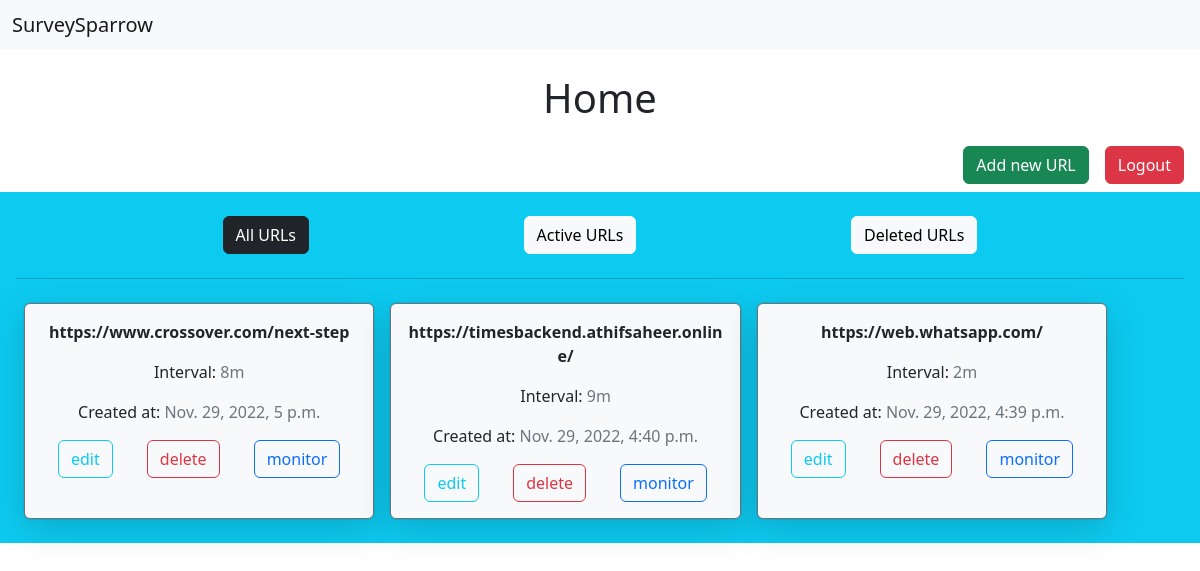
The page / (signed in) on the database as committed earlier.
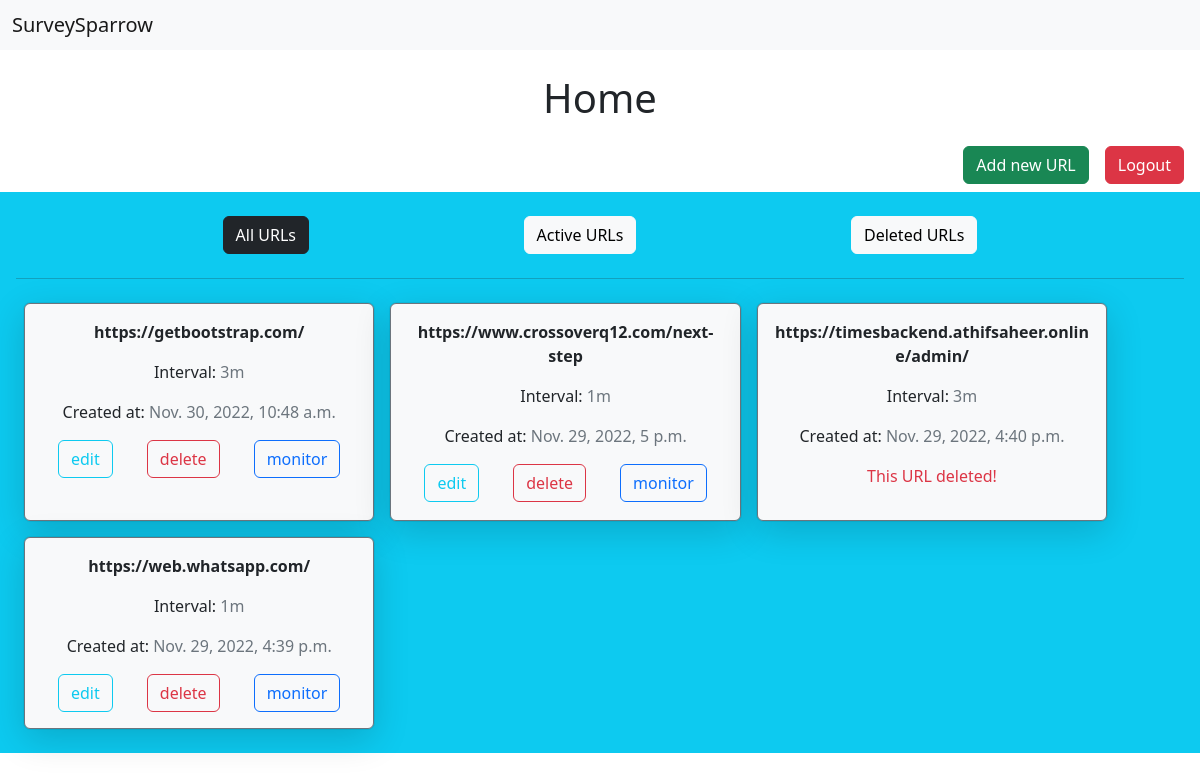
The same page on the database as committed later.
### app/models.py (models this page shows)
class URL(models.Model):
    user = models.ForeignKey(User, on_delete=models.CASCADE)
    url = models.CharField(max_length=100)
    interval = models.IntegerField()
    created_at = models.DateTimeField(auto_now_add=True)
    active = models.BooleanField(default=False)

### app/views.py (the view)
# urls.py: path('', views.home, name="home"),
def home(request):
    if request.method == 'GET':
        if not request.user.is_authenticated:
            return redirect('login')
        all_urls = URL.objects.filter(user=request.user).order_by('-id')
        active_urls = URL.objects.filter(user=request.user, active=True).order_by('-id')
        deleted_urls = URL.objects.filter(user=request.user, active=False).order_by('-id')
        context = {
            'urls': all_urls if all_urls else 'nodata',
            'active_urls': active_urls if active_urls else 'nodata',
            'deleted_urls': deleted_urls if deleted_urls else 'nodata',
        }
        return render(request, 'home.html', context)

### templates/home.html (shortened to what this page needs)
{% extends './base.html' %}
{% load static %}
{% block content %}
    <h1 class="text-center m-4">Home</h1>
    <div class="d-flex justify-content-end m-2">
        <a href="{% url 'add_new_url' %}">
            <button class="btn btn-success mx-2">
                Add new URL
            </button>
        </a>
        {% if request != 'AnonymousUser' %}
            <a href="{% url 'logout' %}">
                <button class="btn btn-danger mx-2">
                    Logout
                </button>
            </a>
        {% endif %}
    </div>
    <div class="bg-info w-100 p-3">
        <div class="justify-content-evenly w-100 d-flex">
            <button class="btn btn-light m-2" id="btn-all-urls" onclick="showAllURLs()">All URLs</button>
            <button class="btn btn-light m-2" id="btn-active-urls" onclick="showActiveURLs()">Active URLs</button>
            <button class="btn btn-light m-2" id="btn-deleted-urls" onclick="showDeletedURLs()">Deleted URLs</button>
        </div>
        <hr>
        <div class="d-flex w-100 flex-wrap" id="all-url-div">
            {% if urls == 'nodata' %}
                <p class="text-danger">URLs not found!</p>
            {% else %}
                {% for url in urls %}
                    <div class="bg-light p-3 m-2 text-center rounded border border-secondary box">
                        <p style="word-wrap: break-word;">
                            <b>{{ url.url }}</b>
                        </p>
                        <p>Interval: <span class="text-secondary">{{ url.interval }}m</span></p>
                        <p>Created at: <span class="text-secondary">{{ url.created_at }}</span></p>
                        {% if url.active %}
                            <div class="action-btns d-flex justify-content-around flex-wrap">
                                <a href="{% url 'edit_url' url.id %}">
                                    <button class="btn btn-outline-info">edit</button>
                                </a>
                                <a href="{% url 'delete_url' url.id %}">
                                    <button class="btn btn-outline-danger">delete</button>
                                </a>
                                <a href="{% url 'monitor_url' url.id %}">
                                    <button class="btn btn-outline-primary">monitor</button>
                                </a>
                            </div>
                        {% else %}
                            <p class="text-danger">This URL deleted!</p>
                        {% endif %}
                    </div>
                {% endfor %}
            {% endif %}
        </div>
    </div>
{% endblock %}

### templates/base.html (shortened to what this page needs)
{% load static %}
<!DOCTYPE html>
<html lang="en">
<head>
    <link href="https://cdn.jsdelivr.net/npm/bootstrap@5.2.2/dist/css/bootstrap.min.css" rel="stylesheet">
</head>
<body>
    <nav class="navbar bg-light">
        <div class="container-fluid">
            <span class="navbar-brand mb-0 h1">SurveySparrow</span>
        </div>
    </nav>
    {% block content %}
    {% endblock %}
</body>
</html>

### templates/home.html (style rules this page uses)
.box { box-shadow: rgba(0, 0, 0, 0.16) 0px 10px 36px 0px, rgba(0, 0, 0, 0.06) 0px 0px 0px 1px; justify-content: space-around; width: 30%; }

Rows that differ between the two databases and show on the page:
added URL: url "https://getbootstrap.com/", interval "3", created_at "Nov. 30, 2022, 10:48 a.m.", active "edit"
changed URL: url "https://www.crossover.com/next-step" → "https://www.crossoverq12.com/next-step"; interval "8" → "1"
changed URL: url "https://timesbackend.athifsaheer.online/" → "https://timesbackend.athifsaheer.online/admin/"; interval "9" → "3"; active "edit delete monitor" → "This URL deleted!"
changed URL "https://web.whatsapp.com/": interval "2" → "1"
